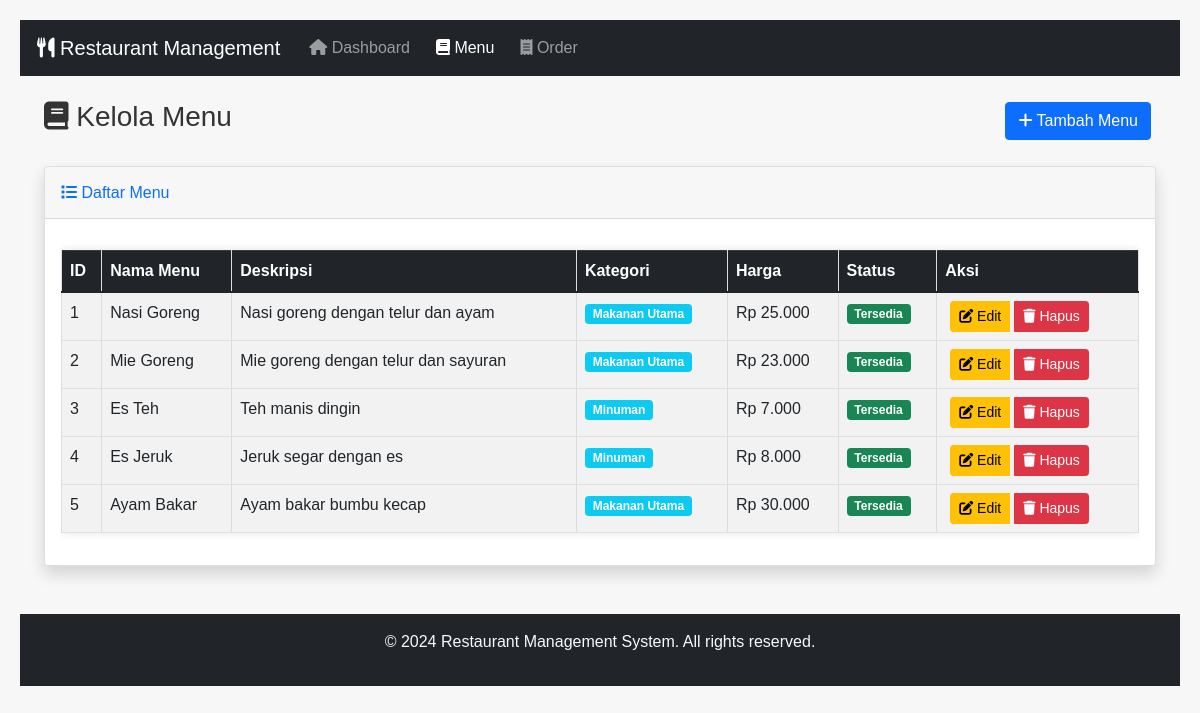
The app's page /index.php?page=menu with its own data.
### tables this page shows
CREATE TABLE IF NOT EXISTS menu (
    id INT AUTO_INCREMENT PRIMARY KEY,
    name VARCHAR(100) NOT NULL,
    description TEXT,
    price DECIMAL(10, 2) NOT NULL,
    category VARCHAR(50),
    is_available BOOLEAN DEFAULT TRUE,
    created_at TIMESTAMP DEFAULT CURRENT_TIMESTAMP
);

### viewmodels/MenuViewModel.php (called while the page is built, shortened)
<?php
class MenuViewModel {
    private $model;
    public function __construct($db) {
        $this->model = new MenuModel($db);
    }
    public function getAllMenus() {
        $stmt = $this->model->getAll();
        return $stmt;
    }
}

### models/MenuModel.php (called while the page is built, shortened)
<?php
class MenuModel {
    private $conn;
    private $table_name = "menu";
    public function __construct($db) {
        $this->conn = $db;
    }
    public function getAll() {
        $query = "SELECT * FROM " . $this->table_name . " ORDER BY id ASC";
        $stmt = $this->conn->prepare($query);
        $stmt->execute();
        return $stmt->fetchAll();
    }
}

### views/menu/index.php (the view, shortened to what this page needs)
<?php
$menuViewModel = new MenuViewModel($db);
$menus = $menuViewModel->getAllMenus();
$menuArray = [];
if ($menus) {
    foreach ($menus as $menu) {
        $menuArray[] = $menu;
    }
}
?>
<div class="container-fluid">
    <div class="row">
        <div class="col-12">
            <div class="d-flex justify-content-between align-items-center mb-4">
                <h1 class="h3">
                    <i class="fas fa-book"></i> Kelola Menu
                </h1>
                <a href="index.php?page=menu&action=create" class="btn btn-primary">
                    <i class="fas fa-plus"></i> Tambah Menu
                </a>
            </div>
        </div>
    </div>
    <div class="card shadow">
        <div class="card-header py-3">
            <h6 class="m-0 font-weight-bold text-primary">
                <i class="fas fa-list"></i> Daftar Menu
            </h6>
        </div>
        <div class="card-body">
            <?php if (empty($menuArray)): ?>
                <div class="text-center py-5">
                    <i class="fas fa-inbox fa-3x text-gray-300 mb-3"></i>
                    <p class="text-muted">Belum ada menu yang ditambahkan</p>
                    <a href="index.php?page=menu&action=create" class="btn btn-primary">
                        <i class="fas fa-plus"></i> Tambah Menu Pertama
                    </a>
                </div>
            <?php else: ?>
                <div class="table-responsive">
                    <table class="table table-bordered table-striped">
                        <thead class="table-dark">
                            <tr>
                                <th>ID</th>
                                <th>Nama Menu</th>
                                <th>Deskripsi</th>
                                <th>Kategori</th>
                                <th>Harga</th>
                                <th>Status</th>
                                <th>Aksi</th>
                            </tr>
                        </thead>
                        <tbody>
                            <?php foreach ($menuArray as $menu): ?>
                                <tr>
                                    <td><?php echo $menu['id']; ?></td>
                                    <td><?php echo htmlspecialchars($menu['name']); ?></td>
                                    <td><?php echo htmlspecialchars(substr($menu['description'], 0, 50)); ?><?php echo strlen($menu['description']) > 50 ? '...' : ''; ?></td>
                                    <td>
                                        <span class="badge bg-info">
                                            <?php echo htmlspecialchars($menu['category']); ?>
                                        </span>
                                    </td>
                                    <td><?php echo 'Rp ' . number_format($menu['price'], 0, ',', '.'); ?></td>
                                    <td>
                                        <?php if ($menu['is_available']): ?>
                                            <span class="badge bg-success">Tersedia</span>
                                        <?php else: ?>
                                            <span class="badge bg-danger">Tidak Tersedia</span>
                                        <?php endif; ?>
                                    </td>
                                    <td>
                                        <div class="btn-group" role="group">
                                            <a href="index.php?page=menu&action=edit&id=<?php echo $menu['id']; ?>"
                                               class="btn btn-warning btn-sm">
                                                <i class="fas fa-edit"></i> Edit
                                            </a>
                                            <a href="index.php?page=menu&delete=<?php echo $menu['id']; ?>"
                                               class="btn btn-danger btn-sm"
                                               onclick="return confirm('Apakah Anda yakin ingin menghapus menu ini?')">
                                                <i class="fas fa-trash"></i> Hapus
                                            </a>
                                        </div>
                                    </td>
                                </tr>
                            <?php endforeach; ?>
                        </tbody>
                    </table>
                </div>
            <?php endif; ?>
        </div>
    </div>
</div>

### views/layouts/header.php (shortened to what this page needs)
<!DOCTYPE html>
<html lang="id">
<head>
    <link href="https://cdn.jsdelivr.net/npm/bootstrap@5.1.3/dist/css/bootstrap.min.css" rel="stylesheet">
    <link href="https://cdnjs.cloudflare.com/ajax/libs/font-awesome/6.0.0/css/all.min.css" rel="stylesheet">
    <link href="assets/css/style.css" rel="stylesheet">
</head>
<body>
    <nav class="navbar navbar-expand-lg navbar-dark bg-dark">
        <div class="container-fluid">
            <a class="navbar-brand" href="index.php">
                <i class="fas fa-utensils"></i> Restaurant Management
            </a>
            <div class="collapse navbar-collapse" id="navbarNav">
                <ul class="navbar-nav me-auto">
                    <li class="nav-item">
                        <a class="nav-link <?php echo ($page == 'dashboard') ? 'active' : ''; ?>" href="index.php?page=dashboard">
                            <i class="fas fa-home"></i> Dashboard
                        </a>
                    </li>
                    <li class="nav-item">
                        <a class="nav-link <?php echo ($page == 'menu') ? 'active' : ''; ?>" href="index.php?page=menu">
                            <i class="fas fa-book"></i> Menu
                        </a>
                    </li>
                    <li class="nav-item">
                        <a class="nav-link <?php echo ($page == 'order') ? 'active' : ''; ?>" href="index.php?page=order">
                            <i class="fas fa-receipt"></i> Order
                        </a>
                    </li>
                </ul>
            </div>
        </div>
    </nav>
    <div class="container-fluid mt-4"><?php

### index.php (shortened to what this page needs)
<?php
require_once 'models/MenuModel.php';
require_once 'viewmodels/MenuViewModel.php';
$database = new Database();
$db = $database->getConnection();
$page = isset($_GET['page']) ? $_GET['page'] : 'dashboard';
$action = isset($_GET['action']) ? $_GET['action'] : 'index';
include 'views/layouts/header.php';
switch($page) {
    case 'menu':
        switch($action) {
            case 'index':
            default:
                include 'views/menu/index.php';
                break;
        }
        break;
}
include 'views/layouts/footer.php';
?>

### views/layouts/footer.php (shortened to what this page needs)
</div>
    <footer class="bg-dark text-light text-center py-3 mt-5">
        <div class="container">
            <p>&copy; 2024 Restaurant Management System. All rights reserved.</p>
        </div>
    </footer>
</body>
</html>

### assets/css/style.css (style rules this page uses)
body { font-family: Arial, sans-serif; margin: 20px; background-color: #f7f7f7; }
h1 { color: #333; }
table { width: 100%; border-collapse: collapse; margin-top: 15px; background-color: white; box-shadow: 0 0 10px rgba(0, 0, 0, 0.1); }
th, td { border: 1px solid #ddd; padding: 10px; text-align: left; }
th { background-color: #4CAF50; color: white; }
tr:nth-child(even) { background-color: #f2f2f2; }
a { color: #007BFF; text-decoration: none; margin: 0 5px; }

### records on screen
menu: id "1", name "Nasi Goreng", description "Nasi goreng dengan telur dan ayam", category "Makanan Utama", price "25.000", is_available "Tersedia"
menu: id "2", name "Mie Goreng", description "Mie goreng dengan telur dan sayuran", category "Makanan Utama", price "23.000", is_available "Tersedia"
menu: id "3", name "Es Teh", description "Teh manis dingin", category "Minuman", price "7.000", is_available "Tersedia"
menu: id "4", name "Es Jeruk", description "Jeruk segar dengan es", category "Minuman", price "8.000", is_available "Tersedia"
menu: id "5", name "Ayam Bakar", description "Ayam bakar bumbu kecap", category "Makanan Utama", price "30.000", is_available "Tersedia"
